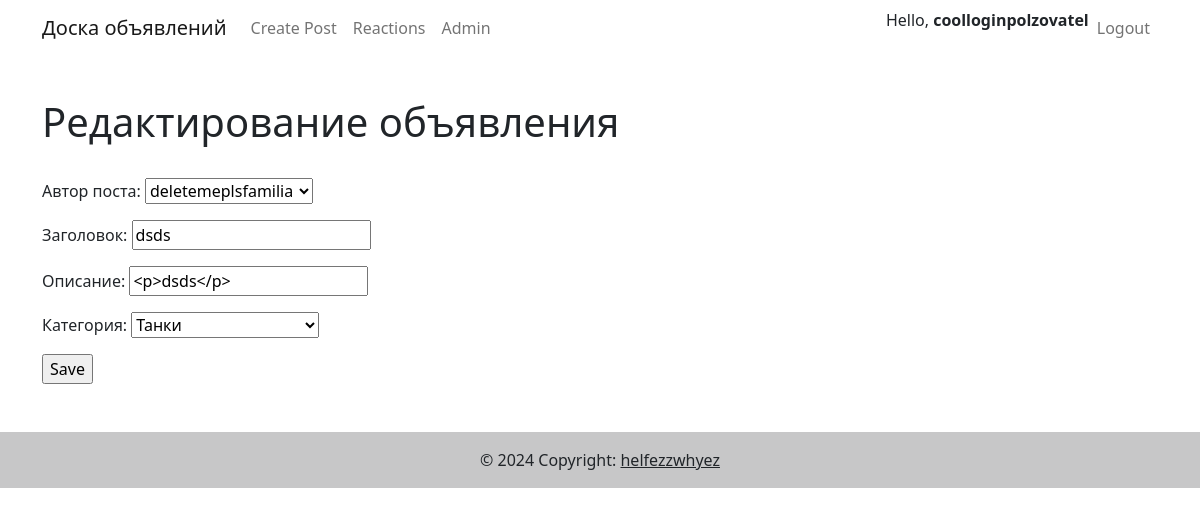
Page /posts/4/edit (signed in) on the committed database.
### upload_app/models.py (models this page shows, shortened)
class Post(models.Model):
    author = models.ForeignKey(User, on_delete=models.CASCADE, null=True, verbose_name='Автор поста')
    title = models.CharField(max_length=64, verbose_name='Заголовок')
    text = models.TextField(verbose_name='Описание')
    banner = models.ImageField(blank=True, null=True, upload_to='images/', verbose_name='Картинка')
    time_in = models.DateTimeField(auto_now_add=True)  # атоматически добавляемая дата и время создания
    STATUS_CHOICES = (
        ('done', 'Выполнено'),
        ('no_done', 'Не выполнено'),
    )
    status = models.CharField(max_length=12, choices=STATUS_CHOICES, default='no_done', verbose_name='Статус')
    CATEGORY_CHOICES = (
        ('tanks', 'Танки'),
        ('healing', 'Хилы'),
        ('dd', 'ДД'),
        ('merchants', 'Торговцы'),
        ('guildmasters', 'Гилдмастеры'),
        ('questgivers', 'Квестгиверы'),
        ('blacksmiths', 'Кузнецы'),
        ('tanners', 'Кожевники'),
        ('potionmakers', 'Зельевары'),
        ('spellmasters', 'Местера заклинаний')
    )
    category = models.CharField(max_length=12, choices=CATEGORY_CHOICES, default='tanks', verbose_name='Категория')
    class Meta:
        verbose_name_plural = 'Объявления'
        verbose_name = 'Объявление'

### upload_app/views.py (the view, shortened to what this page needs)
# urls.py: path('posts/<int:pk>/edit', PostUpdate.as_view(), name='post_edit'),
class PostUpdate(UpdateView):
    form_class = PostForm
    model = Post
    template_name = 'post_edit.html'

### upload_app/forms.py
class PostForm(forms.ModelForm):
    class Meta:
        model = Post
        fields = ['author', 'title', 'text', 'category']
        widgets = {'text': SummernoteWidget()}

### upload_app/context_processors.py (called while the page is built)
def auth_status(request):
    if request.user.is_authenticated:
        return {'is_authenticated': True}
    else:
        return {'is_authenticated': False}

### upload_app/templates/post_edit.html (shortened to what this page needs)
{% extends 'base.html' %}
{% block pageContent %}
<h1>Редактирование объявления</h1>
<br>
<form method="post">
    {{form.as_p}}
    <input type="submit" value="Save">
</form>
{% endblock pageContent %}

### upload_app/templates/TopNavigation.html (shortened to what this page needs)
{% load static %}
<header>
    <nav class="navbar navbar-expand-lg navbar-light bg-white fixed-top">
        <div class="container">
            <a class="navbar-brand" href="{% url 'posts' %}">Доска объявлений</a>
            <div class="collapse navbar-collapse" id="navbarExample01">
                <ul class="navbar-nav me-auto mb-2 mb-lg-0">
                        <a class="nav-link" href="/posts/create/">Create Post</a>
                    <li class="nav-item">
                        <a class="nav-link" href="/reactions/">Reactions</a>
                    </li>
                    <li class="nav-item">
                        <a class="nav-link" href="/admin/">Admin</a>
                    </li>
                </ul>
                <ul class="navbar-nav d-flex flex-row">
                    {% if not is_authenticated %}
                    <li class="nav-item">
                        <a class="nav-link" href="/accounts/login/">Login</a>
                    </li>
                    <li class="nav-item">
                        <a class="nav-link" href="/accounts/signup/">Signup</a>
                    </li>
                    {% else %}
                    <li class="nav-item me-3 me-lg-0">
                        Hello, <b>{{ user }}</b>
                    </li>
                    <li class="nav-item me-3 me-lg-0">
                        <a class="nav-link" href="{% url 'logout' %}">Logout</a>
                    </li>
                    {% endif %}
                </ul>
            </div>
        </div>
    </nav>
</header>

### rows in the picture
Post: author "deletemeplsfamilia", title "dsds", text "<p>dsds</p>", category "Танки"

### other values in the picture
{{ user }} "coolloginpolzovatel"
